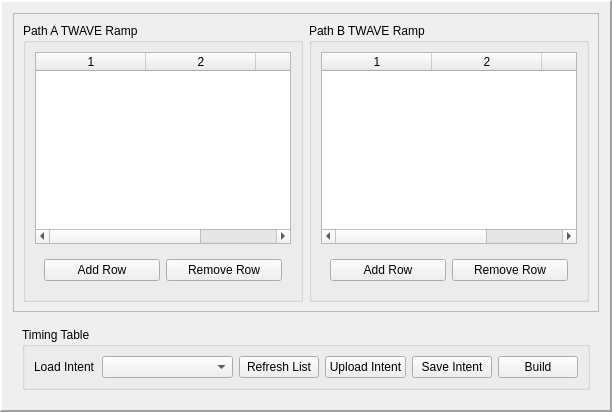
            <widget class="QFrame" name="frame_9">
             <property name="sizePolicy">
              <sizepolicy hsizetype="MinimumExpanding" vsizetype="Maximum">
               <horstretch>0</horstretch>
               <verstretch>0</verstretch>
              </sizepolicy>
             </property>
             <property name="autoFillBackground">
              <bool>true</bool>
             </property>
             <property name="frameShape">
              <enum>QFrame::Panel</enum>
             </property>
             <property name="frameShadow">
              <enum>QFrame::Raised</enum>
             </property>
             <property name="lineWidth">
              <number>2</number>
             </property>
             <layout class="QVBoxLayout" name="verticalLayout_12">
              <item>
               <widget class="QFrame" name="frame_12">
                <property name="sizePolicy">
                 <sizepolicy hsizetype="Expanding" vsizetype="Preferred">
                  <horstretch>0</horstretch>
                  <verstretch>0</verstretch>
                 </sizepolicy>
                </property>
                <property name="autoFillBackground">
                 <bool>false</bool>
                </property>
                <property name="frameShape">
                 <enum>QFrame::StyledPanel</enum>
                </property>
                <property name="frameShadow">
                 <enum>QFrame::Raised</enum>
                </property>
                <layout class="QHBoxLayout" name="horizontalLayout_11">
                 <item>
                  <widget class="QGroupBox" name="groupBox_11">
                   <property name="sizePolicy">
                    <sizepolicy hsizetype="MinimumExpanding" vsizetype="Preferred">
                     <horstretch>0</horstretch>
                     <verstretch>0</verstretch>
                    </sizepolicy>
                   </property>
                   <property name="title">
                    <string>Path A TWAVE Ramp</string>
                   </property>
                   <property name="flat">
                    <bool>false</bool>
                   </property>
                   <property name="checkable">
                    <bool>false</bool>
                   </property>
                   <layout class="QVBoxLayout" name="verticalLayout_11">
                    <item>
                     <widget class="QTableWidget" name="pathA_tbl">
                      <property name="sizePolicy">
                       <sizepolicy hsizetype="Preferred" vsizetype="Preferred">
                        <horstretch>0</horstretch>
                        <verstretch>0</verstretch>
                       </sizepolicy>
                      </property>
                      <property name="alternatingRowColors">
                       <bool>true</bool>
                      </property>
                      <property name="rowCount">
                       <number>0</number>
                      </property>
                      <property name="columnCount">
                       <number>3</number>
                      </property>
                      <attribute name="horizontalHeaderCascadingSectionResizes">
                       <bool>true</bool>
                      </attribute>
                      <attribute name="horizontalHeaderDefaultSectionSize">
                       <number>110</number>
                      </attribute>
                      <attribute name="horizontalHeaderShowSortIndicator" stdset="0">
                       <bool>true</bool>
                      </attribute>
                      <attribute name="horizontalHeaderStretchLastSection">
                       <bool>true</bool>
                      </attribute>
                      <attribute name="verticalHeaderCascadingSectionResizes">
                       <bool>true</bool>
                      </attribute>
                      <attribute name="verticalHeaderShowSortIndicator" stdset="0">
                       <bool>true</bool>
                      </attribute>
                      <attribute name="verticalHeaderStretchLastSection">
                       <bool>false</bool>
                      </attribute>
                      <column/>
                      <column/>
                      <column/>
                     </widget>
                    </item>
                    <item>
                     <widget class="QWidget" name="widget" native="true">
                      <property name="sizePolicy">
                       <sizepolicy hsizetype="Preferred" vsizetype="Maximum">
                        <horstretch>0</horstretch>
                        <verstretch>0</verstretch>
                       </sizepolicy>
                      </property>
                      <layout class="QHBoxLayout" name="horizontalLayout_13">
                       <item>
                        <widget class="QPushButton" name="addRow_TWRA_btn">
                         <property name="text">
                          <string>Add Row</string>
                         </property>
                         <property name="autoDefault">
                          <bool>false</bool>
                         </property>
                         <property name="default">
                          <bool>false</bool>
                         </property>
                        </widget>
                       </item>
                       <item>
                        <widget class="QPushButton" name="removeRow_TWRA_btn">
                         <property name="text">
                          <string>Remove Row</string>
                         </property>
                         <property name="autoDefault">
                          <bool>false</bool>
                         </property>
                         <property name="default">
                          <bool>false</bool>
                         </property>
                        </widget>
                       </item>
                      </layout>
                     </widget>
                    </item>
                   </layout>
                  </widget>
                 </item>
                 <item>
                  <widget class="QGroupBox" name="groupBox_10">
                   <property name="sizePolicy">
                    <sizepolicy hsizetype="MinimumExpanding" vsizetype="Preferred">
                     <horstretch>0</horstretch>
                     <verstretch>0</verstretch>
                    </sizepolicy>
                   </property>
                   <property name="title">
                    <string>Path B TWAVE Ramp</string>
                   </property>
                   <layout class="QVBoxLayout" name="verticalLayout_4">
                    <item>
                     <widget class="QTableWidget" name="pathB_tbl">
                      <property name="sizePolicy">
                       <sizepolicy hsizetype="Preferred" vsizetype="Preferred">
                        <horstretch>0</horstretch>
                        <verstretch>0</verstretch>
                       </sizepolicy>
                      </property>
                      <property name="alternatingRowColors">
                       <bool>true</bool>
                      </property>
                      <property name="rowCount">
                       <number>0</number>
                      </property>
                      <property name="columnCount">
                       <number>3</number>
                      </property>
                      <attribute name="horizontalHeaderCascadingSectionResizes">
                       <bool>true</bool>
                      </attribute>
                      <attribute name="horizontalHeaderDefaultSectionSize">
                       <number>110</number>
                      </attribute>
                      <attribute name="horizontalHeaderShowSortIndicator" stdset="0">
                       <bool>true</bool>
                      </attribute>
                      <attribute name="horizontalHeaderStretchLastSection">
                       <bool>true</bool>
                      </attribute>
                      <attribute name="verticalHeaderCascadingSectionResizes">
                       <bool>true</bool>
                      </attribute>
                      <attribute name="verticalHeaderShowSortIndicator" stdset="0">
                       <bool>true</bool>
                      </attribute>
                      <attribute name="verticalHeaderStretchLastSection">
                       <bool>false</bool>
                      </attribute>
                      <column/>
                      <column/>
                      <column/>
                     </widget>
                    </item>
                    <item>
                     <widget class="QWidget" name="widget_2" native="true">
                      <property name="sizePolicy">
                       <sizepolicy hsizetype="Preferred" vsizetype="Maximum">
                        <horstretch>0</horstretch>
                        <verstretch>0</verstretch>
                       </sizepolicy>
                      </property>
                      <layout class="QHBoxLayout" name="horizontalLayout_14">
                       <item>
                        <widget class="QPushButton" name="addRow_TWRB_btn">
                         <property name="text">
                          <string>Add Row</string>
                         </property>
                         <property name="autoDefault">
                          <bool>false</bool>
                         </property>
                         <property name="default">
                          <bool>false</bool>
                         </property>
                        </widget>
                       </item>
                       <item>
                        <widget class="QPushButton" name="removeRow_TWRB_btn">
                         <property name="text">
                          <string>Remove Row</string>
                         </property>
                         <property name="autoDefault">
                          <bool>false</bool>
                         </property>
                         <property name="default">
                          <bool>false</bool>
                         </property>
                        </widget>
                       </item>
                      </layout>
                     </widget>
                    </item>
                   </layout>
                  </widget>
                 </item>
                </layout>
               </widget>
              </item>
              <item>
               <widget class="QFrame" name="frame_7">
                <property name="sizePolicy">
                 <sizepolicy hsizetype="Preferred" vsizetype="Maximum">
                  <horstretch>0</horstretch>
                  <verstretch>0</verstretch>
                 </sizepolicy>
                </property>
                <property name="frameShape">
                 <enum>QFrame::NoFrame</enum>
                </property>
                <property name="frameShadow">
                 <enum>QFrame::Raised</enum>
                </property>
                <layout class="QHBoxLayout" name="horizontalLayout_16">
                 <item>
                  <widget class="QGroupBox" name="groupBox_15">
                   <property name="title">
                    <string>Timing Table</string>
                   </property>
                   <layout class="QHBoxLayout" name="horizontalLayout_8">
                    <item>
                     <widget class="QLabel" name="label_15">
                      <property name="text">
                       <string>Load Intent</string>
                      </property>
                     </widget>
                    </item>
                    <item>
                     <widget class="QComboBox" name="intent_combo_box">
                      <property name="sizePolicy">
                       <sizepolicy hsizetype="MinimumExpanding" vsizetype="Fixed">
                        <horstretch>0</horstretch>
                        <verstretch>0</verstretch>
                       </sizepolicy>
                      </property>
                     </widget>
                    </item>
                    <item>
                     <widget class="QPushButton" name="refreshIntents_btn">
                      <property name="text">
                       <string>Refresh List</string>
                      </property>
                     </widget>
                    </item>
                    <item>
                     <widget class="QPushButton" name="uploadIntent_btn">
                      <property name="text">
                       <string>Upload Intent</string>
                      </property>
                     </widget>
                    </item>
                    <item>
                     <widget class="QPushButton" name="saveIntent_btn">
                      <property name="sizePolicy">
                       <sizepolicy hsizetype="Maximum" vsizetype="Fixed">
                        <horstretch>0</horstretch>
                        <verstretch>0</verstretch>
                       </sizepolicy>
                      </property>
                      <property name="text">
                       <string>Save Intent</string>
                      </property>
                     </widget>
                    </item>
                    <item>
                     <widget class="QPushButton" name="generateTT_btn">
                      <property name="sizePolicy">
                       <sizepolicy hsizetype="Maximum" vsizetype="Fixed">
                        <horstretch>0</horstretch>
                        <verstretch>0</verstretch>
                       </sizepolicy>
                      </property>
                      <property name="text">
                       <string>Build</string>
                      </property>
                     </widget>
                    </item>
                   </layout>
                  </widget>
                 </item>
                </layout>
               </widget>
              </item>
             </layout>
            </widget>
